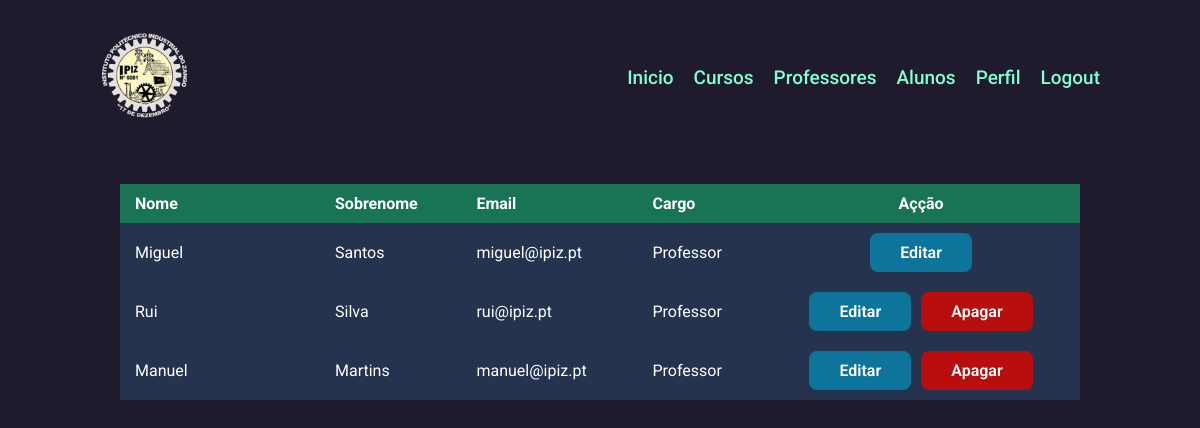
Page /professores.php (signed in) on the committed database.
### tables this page shows
CREATE TABLE `funcionarios` (
  `id` int(11) NOT NULL AUTO_INCREMENT,
  `nome` varchar(100) NOT NULL,
  `sobrenome` varchar(100) NOT NULL,
  `numBI` varchar(100) NOT NULL,
  `naturalidade` varchar(100) NOT NULL,
  `morada` varchar(100) NOT NULL,
  `contacto` varchar(100) NOT NULL,
  `cargo` varchar(100) NOT NULL,
  `especialidade` varchar(100) NOT NULL,
  `email` varchar(100) NOT NULL,
  `senha` varchar(500) NOT NULL DEFAULT '12345678',
  `ativo` tinyint(4) NOT NULL DEFAULT 1,
  PRIMARY KEY (`id`),
  UNIQUE KEY `email` (`email`)
);

### professores.php (the view, shortened to what this page needs)
<?php
  include_once('./script/conexao.php');
  $cargo = '';
  if (isset($_SESSION['IPIZ'])) {
    $stmt = $conn->prepare("SELECT cargo FROM funcionarios WHERE id = :id");
    $stmt->bindParam(':id', $_SESSION['IPIZ'], PDO::PARAM_INT);
    $stmt->execute();
    $cargo_row = $stmt->fetch();
    if ($cargo_row) {
      $cargo = $cargo_row['cargo'];
    }
  }
  $results_per_page = 10;
  $page = isset($_GET['page']) ? $_GET['page'] : 1;
  $offset = ($page - 1) * $results_per_page;
  $stmt = $conn->prepare("SELECT * FROM funcionarios WHERE cargo = 'professor' LIMIT :offset, :results_per_page");
  $stmt->bindParam(':offset', $offset, PDO::PARAM_INT);
  $stmt->bindParam(':results_per_page', $results_per_page, PDO::PARAM_INT);
  $stmt->execute();
?>
<!DOCTYPE html>
<html lang="pt-pt">
<head>
  <link rel="stylesheet" href="/assets/css/professores.css" />
</head>
<body>
  <?php include_once('./header.php')?>
  <main>
    <table>
      <thead>
        <tr>
          <th>Nome</th>
          <th>Sobrenome</th>
          <th>Email</th>
          <th>Cargo</th>
          <th>Açção</th>
        </tr>
      </thead>
      <tbody>
        <?php while ($row = $stmt->fetch()): ?>
          <tr>
            <td width="200px"><?php echo $row['nome']; ?></td>
            <td><?php echo $row['sobrenome']; ?></td>
            <td><?php echo $row['email']; ?></td>
            <td><?php echo $row['cargo']; ?></td>
            <td>
              <?php if ($cargo === 'Diretor' || $cargo === 'Secretaria'): ?>
                <a class="edit" href="/editarProfessor.php?id=<?php echo $row['id']; ?>">Editar</a>
                <a class="delete" href="/apagarProfessor.php?id=<?php echo $row['id']; ?>">Apagar</a>
              <?php elseif( $_SESSION['IPIZ'] == $row['id']): ?>
                <a class="edit" href="/editarProfessor.php?id=<?php echo $row['id']; ?>">Editar</a>
              <?php else: ?>
                <span class="disabled">Editar</span>
                <span class="disabled">Apagar</span>
              <?php endif; ?>
            </td>
          </tr>
        <?php endwhile; ?>
      </tbody>
    </table>
  </main>
</body>
</html>

### assets/css/professores.css (style rules this page uses)
main { padding: 20px; }
table { width: 100%; color: #fff; margin-top: 20px; border-collapse: collapse; }
table thead tr th { text-align: left; padding: 10px 15px; background: #197455; }
table thead tr th:last-child { text-align: center; }
table tbody tr { margin: 1.5px 0px; background: #25334e; }
table tbody tr td { text-align: left; padding: 10px 15px; }
table tbody tr td:last-child { gap: 10px; display: flex; justify-content: center; }
table tbody tr td a { color: #fff; font-weight: 600; padding: 10px 30px; border-radius: 8px; cursor: pointer; }
table tbody tr td a.edit { background: #0d749c; }
table tbody tr td span { font-weight: 600; padding: 10px 30px; border-radius: 8px; cursor: not-allowed; }
table tbody tr td span:first-child { background: #0d749c; }
table tbody tr td span:last-child { background: #b80e0e; }

### assets/css/header.css (style rules this page uses)
* { margin: 0; padding: 0; outline: 0; list-style: none; text-decoration: none; box-sizing: border-box; font-family: "Roboto", sans-serif; }
body { width: 100%; gap: 20px; display: flex; min-height: 100vh; padding: 30px 100px; flex-direction: column; background-color: #201b2c; }

### rows in the picture
funcionarios: nome "Miguel", sobrenome "Santos", email "miguel@ipiz.pt", cargo "Professor"
funcionarios: nome "Rui", sobrenome "Silva", email "rui@ipiz.pt", cargo "Professor", shows "Editar"
funcionarios: nome "Manuel", sobrenome "Martins", email "manuel@ipiz.pt", cargo "Professor", shows "Editar"
